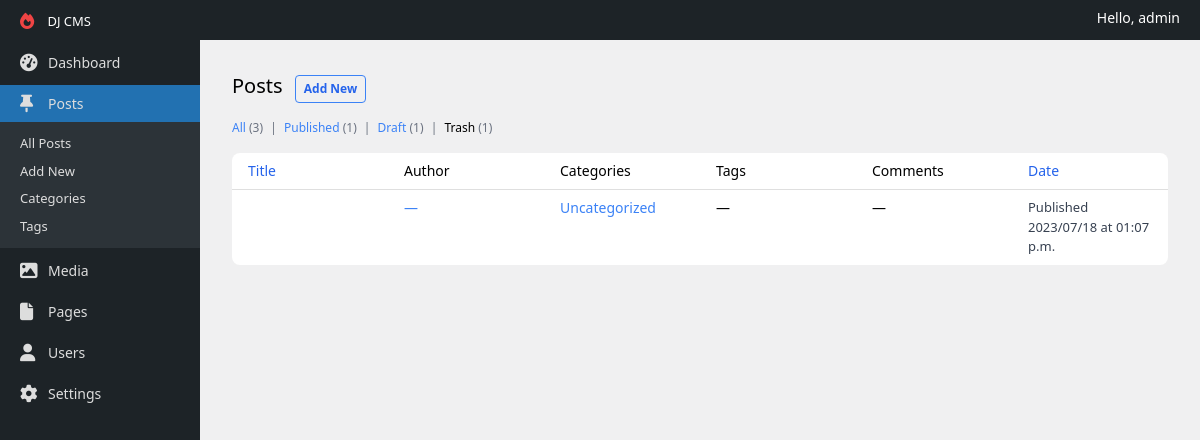
Screenshot of /post/edit/?post_status=trash (signed in) with the database file from the repository.
### apps/accounts/models.py (models this page shows)
class User(AbstractUser):
    class Roles(models.TextChoices):
        AUTHOR = 'author'
        EDITOR = 'editor'
    role = models.CharField(max_length=60, choices=Roles.choices, null=True, blank=True)

### apps/content/models.py (models this page shows, shortened)
class StatusMixin(models.Model):
    is_draft = models.BooleanField(default=True)
    is_trash = models.BooleanField(default=False)
    class Meta:
        abstract = True

class Post(SeoMeta, StatusMixin):
    created_at = models.DateTimeField(auto_now_add=True)
    content = models.TextField(null=True, blank=True)
    excerpt = models.TextField(null=True, blank=True)
    categories = models.ManyToManyField(to=Category, blank=True)
    slug = models.SlugField(blank=True, unique=True)
    updated_at = models.DateTimeField(auto_now=True)

### apps/dashboard/views.py (the view)
# urls.py: path('post/edit/', AllPostsView.as_view(), name='edit_post_select'),
class AllPostsView(AllContentView):
    model_class: Type[Model] = Post
    title: str = 'Posts'
    def content_context(self) -> AllContentViewContext:
        return AllContentViewContext(
            new_content_url=reverse('new_post'),
            edit_content_select=reverse('edit_post_select'),
            reverse_content_edit_name='edit_post'
        )

### apps/content/utils/contents.py (called while the page is built)
    def get_trash_posts(self) -> QuerySet:
        if self.user.is_superuser:
            return self.model_class.objects.filter(is_trash=True)
        return self.model_class.objects.filter(author=self.user, is_trash=True)

    def get_posts_queryset(self, post_status: str) -> Union[QuerySet, None]:
        status_methods = {
            'all': self.get_all_posts,
            'published': self.get_published_posts,
            'draft': self.get_draft_posts,
            'trash': self.get_trash_posts
        }
        posts = status_methods.get(post_status, None)
        if posts:
            return posts()
        return None

    def posts_count_by_status(self) -> dict:
        queryset = self.model_class.objects
        if not self.user.is_superuser:
            queryset = queryset.filter(author=self.user)
        return {
            'all_posts_count': queryset.count(),
            'published_posts_count': queryset.filter(is_draft=False, is_trash=False).count(),
            'draft_posts_count': queryset.filter(is_draft=True, is_trash=False).count(),
            'trash_posts_count': queryset.filter(is_trash=True).count()
        }

### apps/dashboard/permissions.py (called while the page is built)
    def dispatch(self, request, *args, **kwargs):
        if not self.has_permission(request):
            return self.handle_no_permission()
        return super().dispatch(request, *args, **kwargs)

    def has_permission(self, request) -> bool:
        if request.user.is_superuser:
            return True
        return request.user.is_authenticated and request.user.role in self.allowed_roles

### apps/dashboard/templatetags/utils.py (called while the page is built)
@register.simple_tag(takes_context=True)
def should_expand_menu(context, menu_name) -> bool:
    current_url_name = context.request.resolver_match.url_name
    sub_menus = sidebar_menus.get(menu_name)
    if sub_menus:
        for sub_menu in sub_menus:
            if sub_menu == current_url_name:
                return True
    return False

### apps/dashboard/views.py (called while the page is built)
    def get_queryset(self) -> QuerySet:
        post_status = self.request.GET.get('post_status', 'all')
        if not self.model_class:
            raise Exception('Please provide compatible model class')
        self.content_query = ContentQuery(self.model_class, self.request.user)
        queryset = self.content_query.get_posts_queryset(post_status)
        if queryset is None:
            raise Http404()
        return queryset.order_by('-pk')

### templates/all-posts.html (shortened to what this page needs)
{% extends 'layouts/default.html' %}
{% block content %}
    <div class="p-8">
        <div>
            <h1 class="inline-block text-xl">{{ title }}</h1>
            <a href="{{ new_content_url }}"
               class="inline-block border rounded border-blue-500 px-2 py-1 mx-2 text-[12px] text-blue-600 font-semibold">Add
                New
            </a>
        </div>
        <div class="text-[12px] mt-4">
            <a href="{{ edit_content_select }}" class="text-blue-500">
                All <span class="text-gray-500">({{ all_posts_count }})</span>
            </a>
            <span class="mx-1 text-gray-500">|</span>
            <a href="{{ edit_content_select }}?post_status=published" class="text-blue-500">
                Published <span class="text-gray-500">({{ published_posts_count }})</span>
            </a>
            <span class="mx-1 text-gray-500">|</span>
            <a href="{{ edit_content_select }}?post_status=draft" class="text-blue-500">
                Draft <span class="text-gray-500">({{ draft_posts_count }})</span>
            </a>
            <span class="mx-1 text-gray-500">|</span>
            <a href="{{ edit_content_select }}?post_status=trash" class="text-black font-medium">
                Trash <span class="text-gray-500">({{ trash_posts_count }})</span>
            </a>
        </div>
        <table class="w-full bg-white rounded-lg mt-4">
            <thead class="border-b border-[#dfdfdf]">
            <tr class="text-sm">
                <th class="font-normal text-blue-600 py-2 text-start px-4">Title</th>
                <th class="font-normal w-1/6 text-start px-4 hidden sm:table-cell">Author</th>
                <th class="font-normal w-1/6 text-start px-4 hidden md:table-cell">Categories</th>
                <th class="font-normal w-1/6 text-start px-4 hidden md:table-cell">Tags</th>
                <th class="font-normal w-1/6 text-start px-4 hidden lg:table-cell">Comments</th>
                <th class="font-normal text-blue-600 py-2 w-1/6 text-start px-4 hidden lg:table-cell">Date</th>
            </tr>
            </thead>
            <tbody>
            {% for post in page_obj %}
                <tr class="group">
                    <td class="px-4 align-top text-sm py-2">
                    </td>
                    <td class="px-4 align-top text-sm w-1/6 py-2 hidden sm:table-cell">
                        <a href="#" class="text-blue-500">
                            {% if post.author %}
                                {{ post.author }}
                            {% else %}
                                —
                            {% endif %}
                        </a>
                    </td>
                    <td class="px-4 align-top text-sm w-1/6 py-2 hidden md:table-cell">
                        <a href="#" class="text-blue-500">Uncategorized</a>
                    </td>
                    <td class="px-4 align-top text-sm w-1/6 py-2 hidden md:table-cell">
                        —
                    </td>
                    <td class="px-4 align-top text-sm w-1/6 py-2 hidden lg:table-cell">
                        —
                    </td>
                    <td class="px-4 align-top text-[13px] text-gray-700 w-1/6 py-2 hidden lg:table-cell">
                        <span class="block">
                            {% if post.is_draft %}
                                Last Modified
                            {% else %}
                                Published
                            {% endif %}
                        </span>
                        <span class="block">{{ post.created_at|date:"Y/m/d" }} at {{ post.created_at|date:"h:m a" }}</span>
                    </td>
                </tr>
            {% endfor %}
            </tbody>
        </table>
    </div>
{% endblock %}

### templates/layouts/default.html (shortened to what this page needs)
{% load static %}
<!DOCTYPE html>
<html lang="en">
<head>
    <link rel="stylesheet" href="{% static 'css/main.css' %}">
    <link rel="stylesheet" href="https://cdnjs.cloudflare.com/ajax/libs/font-awesome/6.4.0/css/all.min.css"
/>
</head>
<body>
<div class="grid grid-rows-[auto_1fr] h-screen">
    <header class="bg-[#1d2327] text-white px-[20px] py-2 flex justify-between">
        <div>
            <a href="{% url 'dashboard' %}" class="mr-auto text-[13px]">
                DJ CMS
            </a>
        </div>
        <span class="text-sm">
            Hello, {{ request.user }}
        </span>
    </header>
    <div class="grid grid-cols-[200px_1fr] h-full">
        {% include 'components/sidebar.html' %}
        <main class="overflow-y-auto">
            {% block content %}
            {% endblock %}
        </main>
    </div>
</div>
</body>
</html>

### public/css/main.css (style rules this page uses)
html { line-height: 1.5; -webkit-text-size-adjust: 100%; -moz-tab-size: 4; -o-tab-size: 4; tab-size: 4; font-family: ui-sans-serif, system-ui, -apple-system, BlinkMacSystemFont, "Segoe UI", Roboto, "Helvetica Neue", Arial, "Noto Sans", sans-serif, "Apple Color Emoji", "Segoe UI Emoji", "Segoe UI Symbol", "Noto Color Emoji"; font-feature-settings: normal; font-variation-settings: normal; }
body { margin: 0; line-height: inherit; }
h1, h2, h3, h4, h5, h6 { font-size: inherit; font-weight: inherit; }
a { color: inherit; text-decoration: inherit; }
table { text-indent: 0; border-color: inherit; border-collapse: collapse; }
blockquote, dl, dd, h1, h2, h3, h4, h5, h6, hr, figure, p, pre { margin: 0; }
html { background-color: #f0f0f1; }
.mx-2 { margin-left: 0.5rem; margin-right: 0.5rem; }
.mx-1 { margin-left: 0.25rem; margin-right: 0.25rem; }
.mr-auto { margin-right: auto; }
.mt-4 { margin-top: 1rem; }
.block { display: block; }
.inline-block { display: inline-block; }
.flex { display: flex; }
.grid { display: grid; }
.hidden { display: none; }
.h-full { height: 100%; }
.h-screen { height: 100vh; }
.w-1\/6 { width: 16.666667%; }
.w-full { width: 100%; }
.grid-cols-\[200px_1fr\] { grid-template-columns: 200px 1fr; }
.grid-rows-\[auto_1fr\] { grid-template-rows: auto 1fr; }
.justify-between { justify-content: space-between; }
.overflow-y-auto { overflow-y: auto; }
.rounded { border-radius: 0.25rem; }
.rounded-lg { border-radius: 0.5rem; }
.border { border-width: 1px; }
.border-b { border-bottom-width: 1px; }
.border-\[\#dfdfdf\] { --tw-border-opacity: 1; border-color: rgb(223 223 223 / var(--tw-border-opacity)); }
.border-blue-500 { --tw-border-opacity: 1; border-color: rgb(59 130 246 / var(--tw-border-opacity)); }
.bg-\[\#1d2327\] { --tw-bg-opacity: 1; background-color: rgb(29 35 39 / var(--tw-bg-opacity)); }
.bg-white { --tw-bg-opacity: 1; background-color: rgb(255 255 255 / var(--tw-bg-opacity)); }
.p-8 { padding: 2rem; }
.px-2 { padding-left: 0.5rem; padding-right: 0.5rem; }
.px-4 { padding-left: 1rem; padding-right: 1rem; }
.px-\[20px\] { padding-left: 20px; padding-right: 20px; }
.py-1 { padding-top: 0.25rem; padding-bottom: 0.25rem; }
.py-2 { padding-top: 0.5rem; padding-bottom: 0.5rem; }
.text-start { text-align: start; }
.align-top { vertical-align: top; }
.text-\[12px\] { font-size: 12px; }
.text-\[13px\] { font-size: 13px; }
.text-sm { font-size: 0.875rem; line-height: 1.25rem; }
.text-xl { font-size: 1.25rem; line-height: 1.75rem; }
.font-medium { font-weight: 500; }
.font-normal { font-weight: 400; }
.font-semibold { font-weight: 600; }
.text-blue-500 { --tw-text-opacity: 1; color: rgb(59 130 246 / var(--tw-text-opacity)); }
.text-blue-600 { --tw-text-opacity: 1; color: rgb(37 99 235 / var(--tw-text-opacity)); }
.text-gray-500 { --tw-text-opacity: 1; color: rgb(107 114 128 / var(--tw-text-opacity)); }
.text-gray-700 { --tw-text-opacity: 1; color: rgb(55 65 81 / var(--tw-text-opacity)); }
.text-white { --tw-text-opacity: 1; color: rgb(255 255 255 / var(--tw-text-opacity)); }
.text-black { --tw-text-opacity: 1; color: rgb(0 0 0 / var(--tw-text-opacity)); }
@media (min-width: 640px) { .sm\:table-cell { display: table-cell; } }
@media (min-width: 768px) { .md\:table-cell { display: table-cell; } }
@media (min-width: 1024px) { .lg\:table-cell { display: table-cell; } }

### rows the page displays
User: user "admin"
Post: is_draft "Published", created_at "2023/07/18", created_at "01:07 p.m."

### other values shown
{{ title }} "Posts"
{{ all_posts_count }} "3"
{{ published_posts_count }} "1"
{{ draft_posts_count }} "1"
{{ trash_posts_count }} "1"
